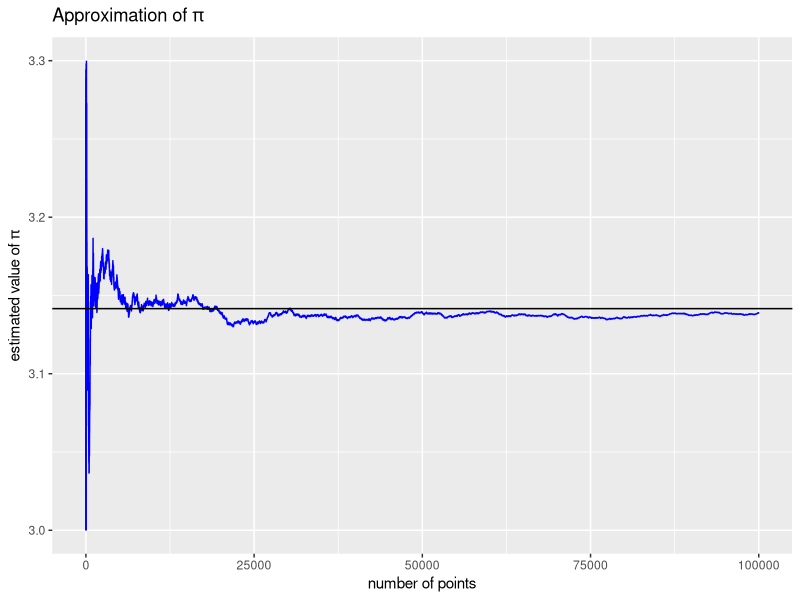

The R source for this figure:
library(tidyverse)

estimate_pi <- function(seed = 28, iterations = 1000) {
  #set seed for reproducibility
  set.seed(seed)
  
  #generate the (x, y) points
  x <- runif(n = iterations, min = 0, max = 1)
  y <- runif(n = iterations, min = 0, max = 1)
  
  #calculate
  sum_sq_xy <- sqrt(x^2 + y^2)
  
  # see how many points are within circle
  index_within_circle <- which(sum_sq_xy <= 1)
  points_within_circle = length(index_within_circle)
  
  # estimate pi
  pi_est <- 4 * points_within_circle / iterations
  return(pi_est)
}

# get estimated value of pi for 10,000 points
estimate_pi(seed = 28, iterations = 10000)

no_of_iterations <- c(10, 100, 1000, 10000, 100000, 1000000)
res <- sapply(no_of_iterations, function(n)estimate_pi(iterations = n))
names(res) <- no_of_iterations
res

# function estimating pi and storing points and each estimation of pi in a dataframe
est_pi_data <- function(seed=28, iterations = 1000) {
  set.seed(seed)
  
  # store generated points in a data frame
  df <- data.frame(x <- runif(n = iterations, min = 0, max = 1),
                   y <- runif(n = iterations, min = 0, max = 1))
  
  # add a column to index the number of iterations
  df$iteration <- 1:iterations
  
  # add column to identify if point falls within circle
  df$points_within_circle <- ifelse(sqrt(x^2 + y^2) <= 1, 1, 0) 
  
  # estimate pi
  df$pi_est <- 4 * cumsum(df$points_within_circle) / df$iteration
  
  return(df)
}

# generate estimation data for 100,000 points
pi_data <- est_pi_data(seed = 28, iterations = 100000)

# plot showing estimated pi as number of points increases
ggplot(pi_data, aes(x = iteration, y = pi_est)) +
  geom_line(col = "blue") +
  geom_hline(yintercept = pi) +
  ylim(c(3, 3.3)) +
  labs(title = expression(paste("Approximation of ", pi)),
       x = "number of points",
       y = expression(paste("estimated value of ",pi)))
